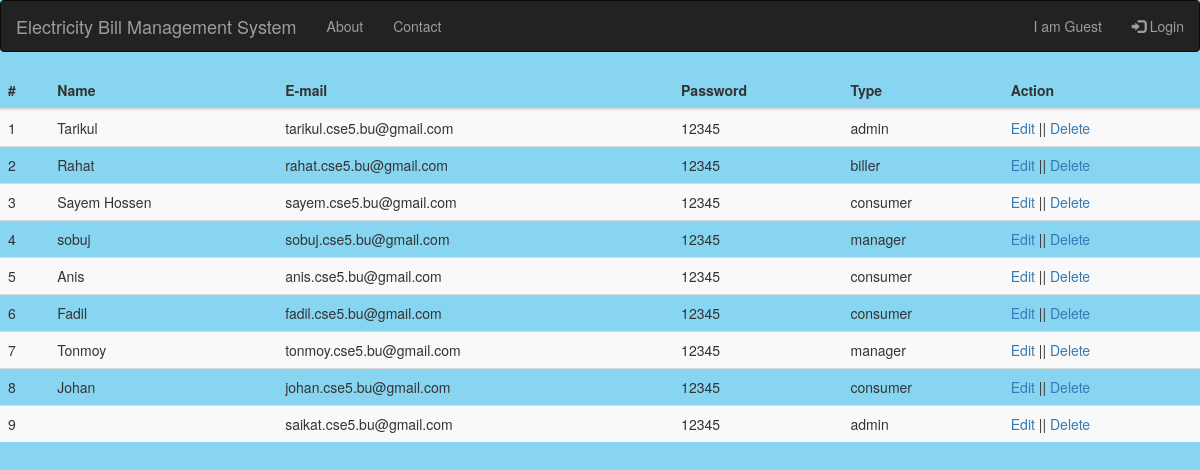
Page /userlist.php on the committed database.
### tables this page shows
CREATE TABLE `users` (
  `id` int(11) NOT NULL,
  `name` varchar(255) NOT NULL,
  `address` varchar(255) NOT NULL,
  `phone` varchar(30) NOT NULL,
  `email` varchar(255) NOT NULL,
  `password` varchar(30) NOT NULL,
  `types` varchar(50) NOT NULL
);

### userlist.php (the view, shortened to what this page needs)
<?php
include 'include/header.php';
$db=new Database();
$conn=$db->connect();
$sql="SELECT * FROM users";
$stmt=$conn->prepare($sql);
$stmt->execute();
?>
<div class="userlist">
	<table class="table table-striped">
		<thead>
			<tr>
				<th scope="col">#</th>
				<th scope="col">Name</th>
				<th scope="col">E-mail</th>
				<th scope="col">Password</th>
				<th scope="col">Type</th>
				<th>Action</th>
			</tr>
		</thead>
		<tbody>
			<?php
			if($stmt->rowCount()>0) {
				$id=1;
				while($result = $stmt->fetch(PDO::FETCH_ASSOC)){
					?>
					<tr>
	        	<td><?php echo $id; ?></td>
	        	<td><?php echo $result['name'] ?></td>
	        	<td><?php echo $result['email'] ?></td>
				<td><?php echo $result['password'] ?></td>
				<td><?php echo $result['types']; ?></td>
				<?php
				$id++;
					?>
                   <td>
					<a href="edituser.php?edituserid=<?php echo $result['id']; ?>">Edit</a> ||
					<a href="deletuser.php?deletuserid=<?php echo $result['id'] ?> "onclick="return confirm('Are you sure to Delete');">Delete</a></td>
					<?php
					echo "</tr>";
						};
			}
			?>
			</tbody>
		</table>
	</div>

### rows in the picture
users: name "Tarikul", email "tarikul.cse5.bu@gmail.com", password "12345", types "admin"
users: name "Rahat", email "rahat.cse5.bu@gmail.com", password "12345", types "biller"
users: name "Sayem Hossen", email "sayem.cse5.bu@gmail.com", password "12345", types "consumer"
users: name "sobuj", email "sobuj.cse5.bu@gmail.com", password "12345", types "manager"
users: name "Anis", email "anis.cse5.bu@gmail.com", password "12345", types "consumer"
users: name "Fadil", email "fadil.cse5.bu@gmail.com", password "12345", types "consumer"
users: name "Tonmoy", email "tonmoy.cse5.bu@gmail.com", password "12345", types "manager"
users: name "Johan", email "johan.cse5.bu@gmail.com", password "12345", types "consumer"
users: email "saikat.cse5.bu@gmail.com", password "12345", types "admin"
